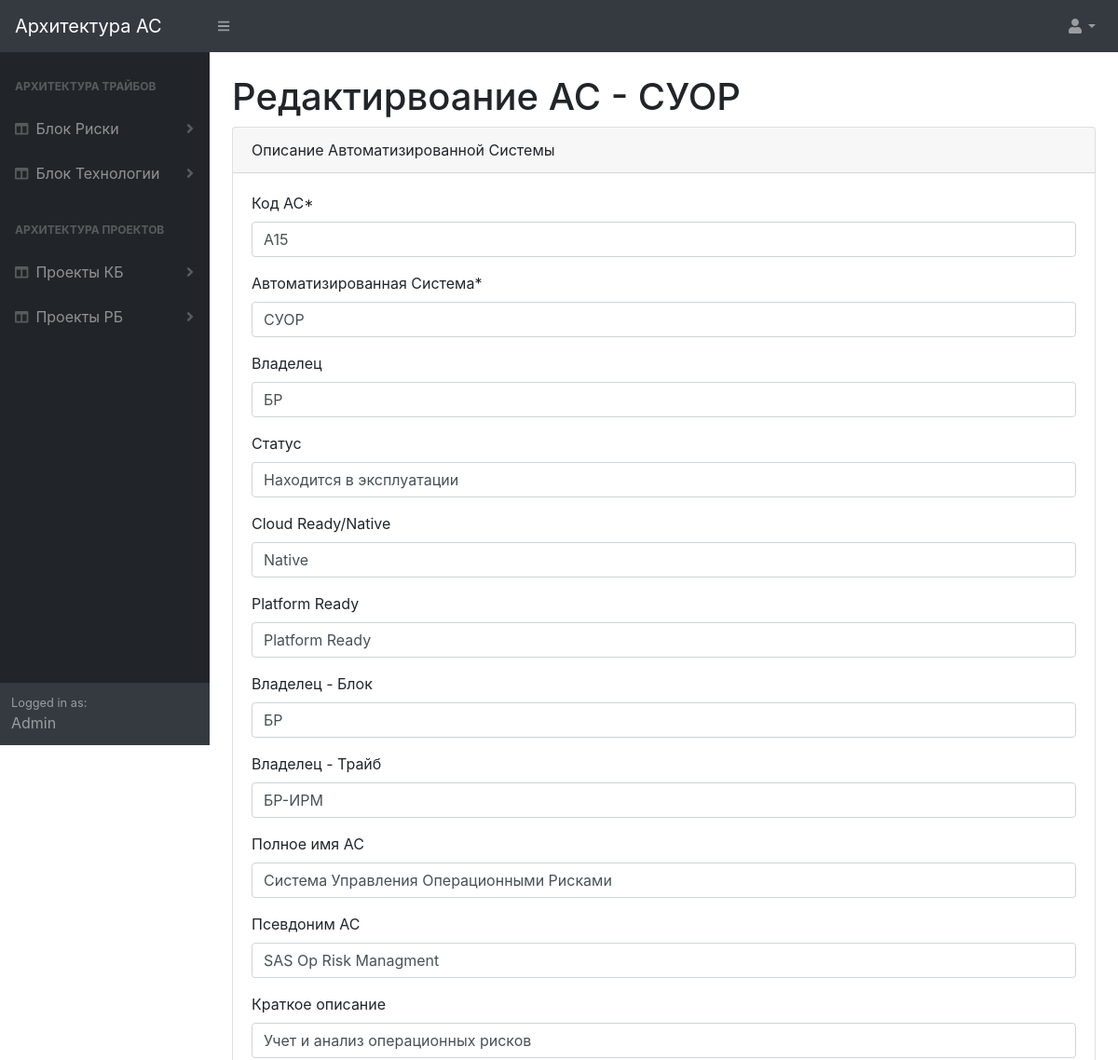
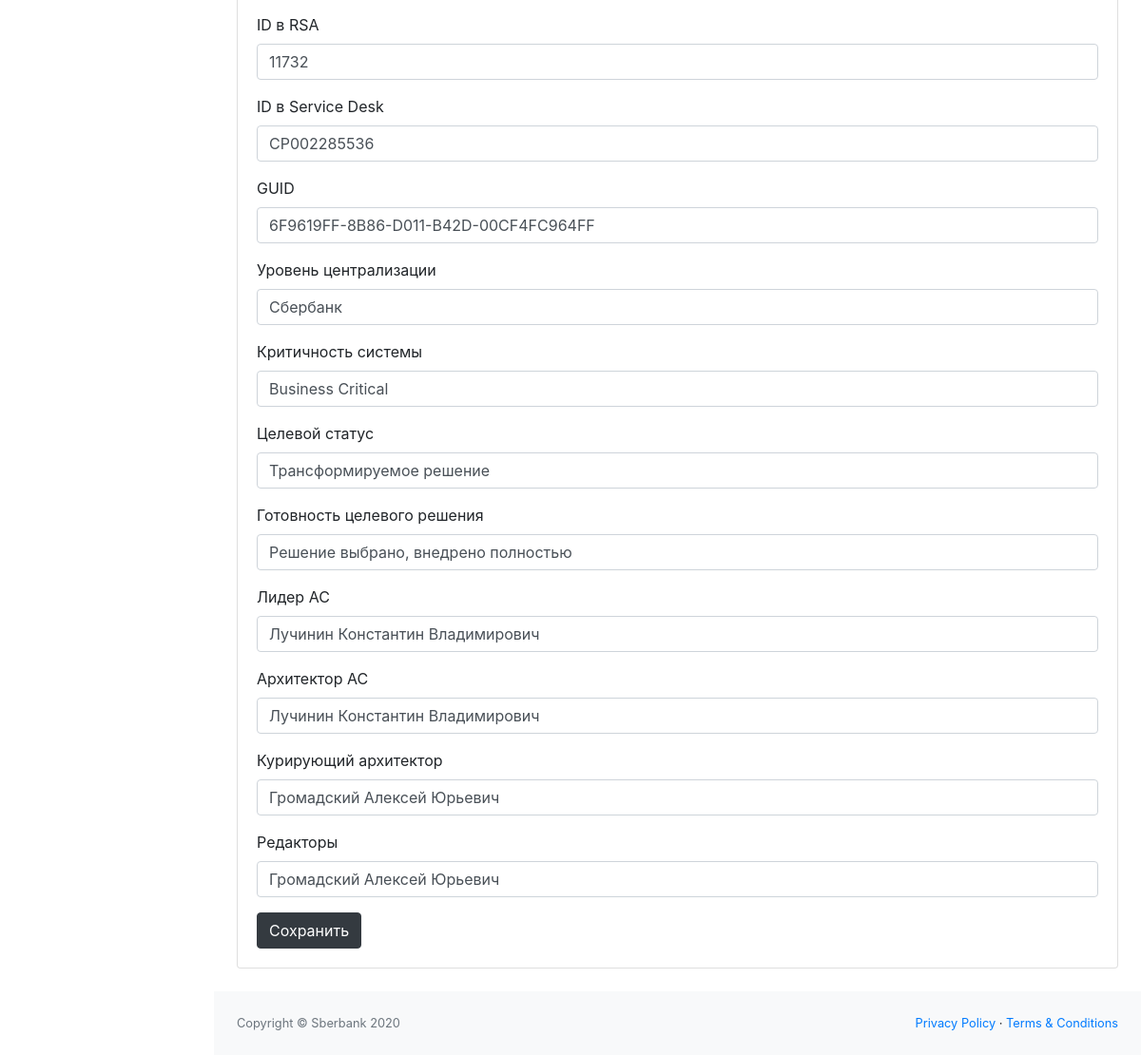
The app's page /as/2/update with its own data (2 pictures, top to bottom).
### archas/models.py (models this page shows, shortened)
class ArchitectureRealm(models.Model):
    name = models.CharField('Область Определения Архитектуры', max_length=50)

class ArchitectureCategory(models.Model):
    realm = models.ForeignKey(ArchitectureRealm, on_delete=models.CASCADE)
    name = models.CharField('Категория АС', max_length=50)

class AutomatedSystem(models.Model):
    subcategory = models.ForeignKey(ArchitectureSubCategory, on_delete=models.CASCADE)
    code = models.CharField('Код АС', max_length=50)
    name = models.CharField('Автоматизированная Система', max_length=100)
    owner = models.CharField('Владелец', max_length=50, blank=True)
    status = models.CharField('Статус', max_length=50, blank=True)
    cloud_ready = models.CharField('Cloud Ready/Native	', max_length=50, blank=True)
    platform_ready = models.CharField('Platform Ready', max_length=50, blank=True)
    owner_block = models.CharField('Владелец - Блок', max_length=50, blank=True)
    owner_tribe = models.CharField('Владелец - Трайб', max_length=50, blank=True)
    full_name = models.CharField('Полное имя АС', max_length=50, blank=True)
    nickname = models.CharField('Псевдоним АС', max_length=50, blank=True)
    short_description = models.CharField('Краткое описание', max_length=50, blank=True)
    rsa_id = models.CharField('ID в RSA', max_length=50, blank=True)
    service_desk_id = models.CharField('ID в Service Desk', max_length=50, blank=True)
    guid = models.CharField('GUID', max_length=50, blank=True)
    centralization_level = models.CharField('Уровень централизации', max_length=50, blank=True)
    system_criticality = models.CharField('Критичность системы', max_length=50, blank=True)
    target_status = models.CharField('Целевой статус', max_length=50, blank=True)
    target_readiness = models.CharField('Готовность целевого решения', max_length=50, blank=True)
    as_lider = models.CharField('Лидер АС', max_length=50, blank=True)
    as_architect = models.CharField('Архитектор АС', max_length=50, blank=True)
    architect_in_charge = models.CharField('Курирующий архитектор', max_length=50, blank=True)
    editors = models.CharField('Редакторы', max_length=50, blank=True)
    target_architecture_diagram = models.ImageField('Диаграмма целевой архитектуры', upload_to='target_architecture_diagrams', blank=True)

### archas/views.py (the view, shortened to what this page needs)
# urls.py: path('as/<slug:slug>/update', AutomatedSystemUpdate.as_view(), name='as_update'),
class AutomatedSystemUpdate(UpdateView):
    model = AutomatedSystem
    slug_field = 'id'
    template_name = 'archas/as_update.html'
    fields = ['code','name','owner','status','cloud_ready','platform_ready','owner_block','owner_tribe','full_name','nickname',
    'short_description','rsa_id','service_desk_id','guid','centralization_level','system_criticality','target_status','target_readiness','as_lider',
    'as_architect','architect_in_charge','editors',]
    def get_context_data(self, **kwargs):
        context = super().get_context_data(**kwargs)
        context['realms'] = ArchitectureRealm.objects.all()
        return context

### archas/templates/archas/as_update.html (shortened to what this page needs)
{% extends "archas/archas_base.html" %}
{% load crispy_forms_tags %}
{% block content %}
                        <h1 class="mt-4">Редактирвоание АС - {{ form.name.value }}</h1>
						<div class="card mb-4">
                            <div class="card-header">
                                Описание Автоматизированной Системы
                            </div>
                            <div class="card-body">
                        <form method="post" novalidate>
                        {{ form|crispy }}
                        <button type="submit" class="btn btn btn-dark">Сохранить</button>
                        </form>
							</div>
						</div>
{% endblock content%}

### archas/templates/archas/archas_base.html (shortened to what this page needs)
<!DOCTYPE html>
<html lang="en">
    <head>
        {% load static %}
        <link href="{% static 'archas/css/styles.css' %}" rel="stylesheet" />
        <link href="https://cdn.datatables.net/1.10.20/css/dataTables.bootstrap4.min.css" rel="stylesheet" />
    </head>
    <body class="sb-nav-fixed">
        <nav class="sb-topnav navbar navbar-expand navbar-dark bg-dark">
            <a class="navbar-brand" href="/">Архитектура АС</a>
            <button class="btn btn-link btn-sm order-1 order-lg-0" id="sidebarToggle" href="#"><i class="fas fa-bars"></i></button>
            <ul class="navbar-nav ml-auto ml-md-0">
                <li class="nav-item dropdown">
                    <a class="nav-link dropdown-toggle" id="userDropdown" href="#" role="button" data-toggle="dropdown" aria-haspopup="true" aria-expanded="false"><i class="fas fa-user fa-fw"></i></a>
                </li>
            </ul>
        </nav>
        <div id="layoutSidenav">
            <div id="layoutSidenav_nav">
                <nav class="sb-sidenav accordion sb-sidenav-dark" id="sidenavAccordion">
                    <div class="sb-sidenav-menu">
                        <div class="nav">
                            {% if realms %}
                                {% for realm_iter in realms %}
                                    <div class="sb-sidenav-menu-heading">{{ realm_iter.name }}</div>
                                        {% for category_iter in realm_iter.architecturecategory_set.all %}
                                            <a class="nav-link collapsed" href="{% url 'archas:category_view' category_iter.id %}" data-toggle="collapse" data-target="#collapseCategory{{category_iter.id}}" aria-expanded="false" aria-controls="collapseCategory{{category_iter.id}}">
                                                <div class="sb-nav-link-icon"><i class="fas fa-columns"></i></div>
                                                {{ category_iter.name }}
                                                {% if category_iter.architecturesubcategory_set.all.count > 0 %}
                                                    <div class="sb-sidenav-collapse-arrow"><i class="fas fa-angle-down"></i></div>
                                                {% endif %}
                                            </a>
                                        {% endfor %}
                                {% endfor %}
                            {% endif %}
                        </div>
                    </div>
                    <div class="sb-sidenav-footer">
                        <div class="small">Logged in as:</div>
                        Admin
                    </div>
                </nav>
            </div>
            <div id="layoutSidenav_content">
                <main>
                    <div class="container-fluid">
                        {% block content%}{% endblock content%}
					</div>
                </main>
                <footer class="py-4 bg-light mt-auto">
                    <div class="container-fluid">
                        <div class="d-flex align-items-center justify-content-between small">
                            <div class="text-muted">Copyright &copy; Sberbank 2020</div>
                            <div>
                                <a href="#">Privacy Policy</a>
                                &middot;
                                <a href="#">Terms &amp; Conditions</a>
                            </div>
                        </div>
                    </div>
                </footer>
            </div>
        </div>
    </body>
</html>

### records on screen
ArchitectureRealm: name "АРХИТЕКТУРА ТРАЙБОВ"
ArchitectureCategory: name "Блок Риски"
ArchitectureCategory: name "Блок Технологии"
ArchitectureRealm: name "АРХИТЕКТУРА ПРОЕКТОВ"
ArchitectureCategory: name "Проекты КБ"
ArchitectureCategory: name "Проекты РБ"
AutomatedSystem: name.value "СУОР", code "А15", name "СУОР", owner "БР", status "Находится в эксплуатации", cloud_ready "Native", platform_ready "Platform Ready", owner_block "БР", owner_tribe "БР-ИРМ", full_name "Система Управления Операционными Рисками", nickname "SAS Op Risk Managment", short_description "Учет и анализ операционных рисков", rsa_id "11732", service_desk_id "СР002285536", guid "6F9619FF-8B86-D011-B42D-00CF4FC964FF", centralization_level "Сбербанк", system_criticality "Business Critical", target_status "Трансформируемое решение", target_readiness "Решение выбрано, внедрено полностью", as_lider "Лучинин Константин Владимирович", as_architect "Лучинин Константин Владимирович", architect_in_charge "Громадский Алексей Юрьевич", editors "Громадский Алексей Юрьевич"
